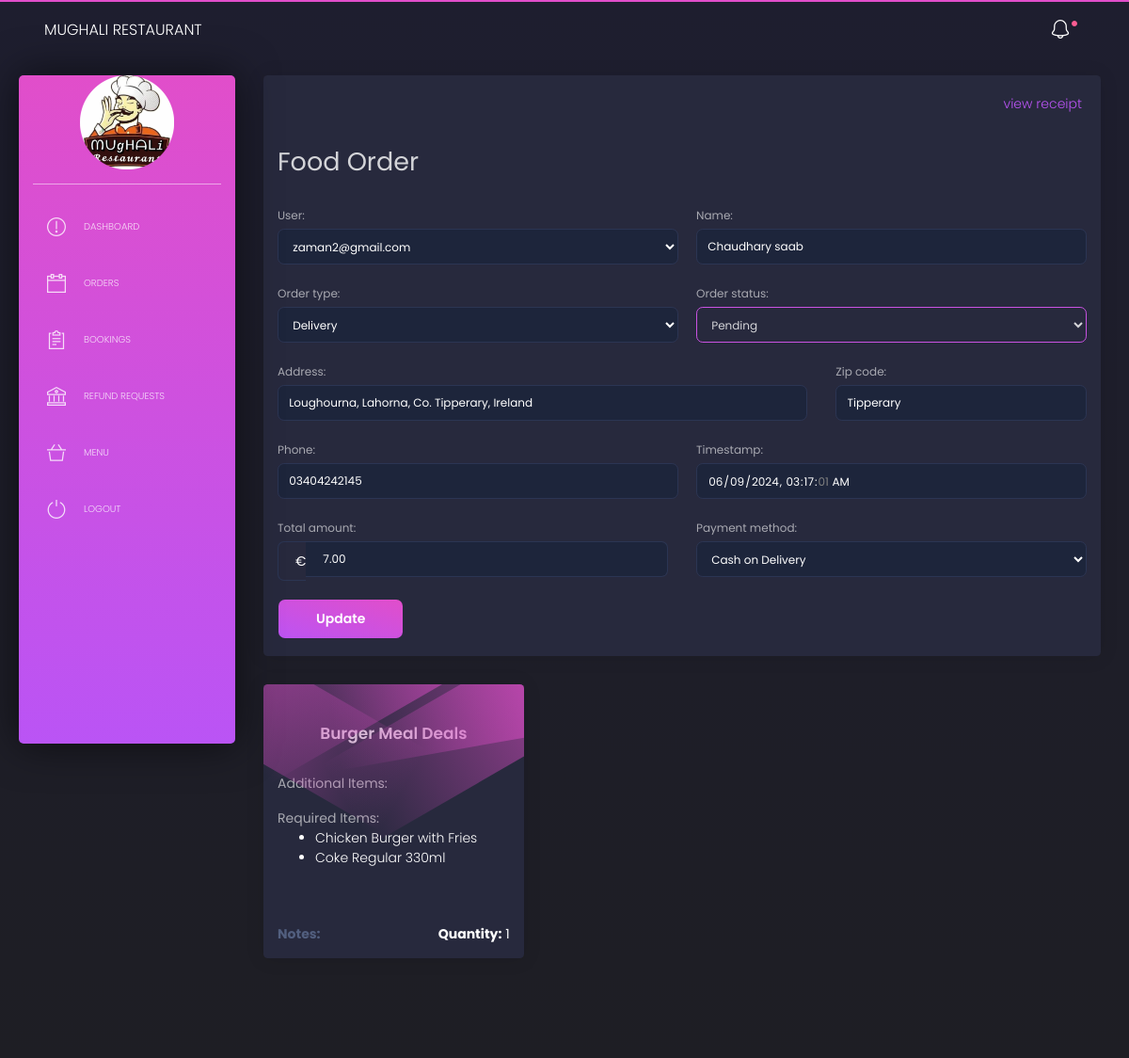
/admin-dashboard/order/84/ (signed in), run on the app's committed database.
### restaurant/models.py (models this page shows, shortened)
class Order(models.Model):
    user = models.ForeignKey(User, on_delete=models.CASCADE, related_name='orders')
    order_type = models.SmallIntegerField(choices=OrderTypes.choices, default=OrderTypes.DELIVERY)
    order_status = models.SmallIntegerField(choices=OrderStatus.choices, default=OrderStatus.PENDING)
    address = models.CharField(max_length=111)
    city = models.CharField(max_length=111)
    state = models.CharField(null=True, blank=True, max_length=111)
    zip_code = models.CharField(max_length=111)
    phone = models.CharField(max_length=111, default="")
    timestamp = models.DateTimeField(default=timezone.now)
    total_amount = models.DecimalField(max_digits=10, decimal_places=2)
    stripe_session_id = models.CharField(max_length=512)
    payment_method = models.SmallIntegerField(
        choices=PaymentMethods.choices, default=PaymentMethods.COD)
    discount_amount = models.DecimalField(
        max_digits=10, decimal_places=2, default=0.0
    )
    payment_intent = models.CharField(max_length=512, null=True, blank=True)

class OrderMeal(models.Model):
    note = models.TextField(null=True, blank=True)
    order = models.ForeignKey(Order, on_delete=models.CASCADE, related_name='order_items')
    serving = models.SmallIntegerField(null=True, blank=True, choices=MealServing.choices)
    menu_item = models.ForeignKey(
        MenuItem, on_delete=models.CASCADE, blank=False
    )
    amount = models.DecimalField(max_digits=10, decimal_places=2, default=0.0)
    quantity = models.PositiveSmallIntegerField(default=1)
    required_items = models.ManyToManyField(
        Item, blank=True, related_name='required_in')
    additional_items = models.ManyToManyField(
        Item, blank=True, related_name='optional_in')

class MenuItem(models.Model):
    item = models.OneToOneField(Item, on_delete=models.CASCADE, related_name='menu_item')
    description = models.TextField(blank=True)
    is_vegitarian = models.BooleanField(default=False)
    show_salad = models.BooleanField(default=False)
    show_sauce = models.BooleanField(default=False)
    allow_serving = models.BooleanField(default=False)
    price = models.DecimalField(max_digits=10, decimal_places=2)
    image = models.ImageField(null=True, blank=True, upload_to='item_images')
    is_meal = models.BooleanField(default=False)
    spiciness_level = models.SmallIntegerField(null=True, blank=True, choices=SpiceLevel.choices)
    optional_items = models.ManyToManyField(Item, blank=True)
    required_items = models.ManyToManyField(RequiredItem, blank=True)
    category = models.ForeignKey(Category, on_delete=models.DO_NOTHING, related_name='items')
    is_available = models.BooleanField(default=True)

class Item(models.Model):
    name = models.CharField(max_length=100)

### admin_dashboard/views.py (the view)
# urls.py: path('order/<int:id>/', order_view, name='order_detail'),
@login_required(login_url="/admin-dashboard/login/")
@permission_classes([IsAdminUser])
def order_view(request, id=None):
    refund_request_id = request.GET.get('refund_request_id', None)
    if id:
        order = get_object_or_404(Order, pk=id)
    else:
        order = None
    if request.method == 'POST':
        refund_request_id = request.POST.get('refund_request_id')
        form = OrderForm(request.POST, instance=order)
        if form.is_valid():
            order = form.save(commit=False)
            order_status = form.cleaned_data.get('order_status')
            if refund_request_id:
                try:
                    order_reimbursement = OrderReimbursement.objects.filter(
                        is_reimbursed=False, is_rejected=False, id=refund_request_id, is_refund_requested=True
                    ).first()
                    session = stripe.checkout.Session.retrieve(
                        order_reimbursement.order.stripe_session_id
                    )
                    if session['payment_status'] == 'paid':
                        payment_intent_id = order_reimbursement.order.payment_intent
                        payment_intent = stripe.PaymentIntent.retrieve(
                            payment_intent_id
                        )
                        refund = stripe.Refund.create(
                            payment_intent=payment_intent.id
                        )
                        order_reimbursement.is_reimbursed = True
                        order_reimbursement.save()
                        order.order_status = OrderStatus.REIMBURSED
                        order.save(update_fields=['order_status'])
                except Exception as e:
                    messages.error(request, f"An error occurred: {str(e)}")
                return redirect('refund')
            if order_status:
                order.order_status = order_status
                order.save(update_fields=['order_status'])
            return redirect('home')
        else:
            print(form.errors)
    else:
        form = OrderForm(instance=order)
    return render(
        request, 'home/order.html', {
            'form': form, 'order_id': order.id,
            'order_items': order.order_items.all(),
            'refund_request_id': refund_request_id
        }
    )

### templates/home/order.html (shortened to what this page needs)
{% extends "layouts/base.html" %}
{% block content %}
<div class="content">
    <div class="row">
      <div class="col-md-12">
        <div class="card">
            <a style="text-align: end; padding: 20px;" href="{% url 'receipt_view' order_id %}">view receipt</a>
          <div class="card-body">
            <h2>Food Order</h2>
            <form method="post" >{% comment %}action="{% url 'your_view_name' %}"> {% endcomment %}
              <div class="row">
                  <div class="col-md-6 pr-md-1">
                      {{ form.user.label_tag }}
                      {{ form.user }}
                  </div>
                  <div class="col-md-6">
                      {{ form.name.label_tag }}
                      {{ form.name }}
                  </div>
              </div>
              <div class="row">
                  <div class="col-md-6 pr-md-1">
                      {{ form.order_type.label_tag }}
                      {{ form.order_type }}
                  </div>
                  <div class="col-md-6">
                      {{ form.order_status.label_tag }}
                      {{ form.order_status }}
                  </div>
              </div>
              <div class="row">
                  <div class="col-md-8">
                      {{ form.address.label_tag }}
                      {{ form.address }}
                  </div>
                  <div class="col-md-4">
                      {{ form.zip_code.label_tag }}
                      {{ form.zip_code }}
                  </div>
              </div>
              <div class="row">
                  <div class="col-md-6 pr-md-1">
                      {{ form.phone.label_tag }}
                      {{ form.phone }}
                  </div>
                  <div class="col-md-6">
                      {{ form.timestamp.label_tag }}
                      {{ form.timestamp }}
                  </div>
              </div>
              <div class="row">
                  <div class="col-md-6">
                      {{ form.total_amount.label_tag }}
                      <div class="input-group">
                          <div class="input-group-prepend">
                              <span class="input-group-text">€</span>
                          </div>
                          {{ form.total_amount }}
                      </div>
                  </div>
                  <div class="col-md-6">
                      {{ form.payment_method.label_tag }}
                      {{ form.payment_method }}
                  </div>
              </div>
                <button type="submit" class="btn btn-primary">
                  {% if refund_request_id %}
                    Refund Amount
                  {% else %}
                    Update
                  {% endif %}
                </button>
          </form>
        </div>
      </div>
  <div class="row">
      {% for item in order_items %}
      <div class="col-md-4">
        <div class="card card-user">
          <div class="card-body">
            <p class="card-text">
              <div class="author">
                <div class="block block-one"></div>
                <div class="block block-two"></div>
                <div class="block block-three"></div>
                <div class="block block-four"></div>
                <a href="javascript:void(0)">
                  <h4 class="title">{{ item.menu_item.item.name }}</h4>
                </a>
              </div>
            </p>
            <div class="card-description">
              <strong>Additional Items:</strong>
              <strong>Required Items:</strong>
              <ul>
                {% for required in item.required_items.all %}
                  <li>{{ required.name }}</li>
                {% endfor %}
              </ul>
            </div>
          </div>
          <div class="card-footer">
            <div class="serving-notes">
              <div class="notes">
                <strong>Notes:</strong>
                <br>
              </div>
              <div class="serving">
                <strong>Quantity:</strong>
                {% if item.quantity %}
                  {{ item.quantity }}
                {% else %}
                  1
                {% endif %}
              </div>
            </div>
          </div>
        </div>
      </div>
      {% endfor %}
  </div>
  </div>
{% endblock content %}

### templates/home/order.html (style rules this page uses)
.card-footer { display: flex; justify-content: space-between; }
.serving-notes { display: flex; justify-content: space-between; width: 100%; }
.notes { margin-right: auto; }
.serving { color: white !important; align-self: flex-end; }

### data on the page
Order: user "zaman2@gmail.com", order_type "Delivery", order_status "Pending", address "Loughourna, Lahorna, Co. Tipperary, Ireland", zip_code "Tipperary", phone "03404242145", timestamp "06/09/2024 03:17:01", total_amount "7.00", payment_method "Cash on Delivery"
OrderMeal: menu_item.item.name "Burger Meal Deals", quantity "1"
Item: name "Chicken Burger with Fries"
Item: name "Coke Regular 330ml"
